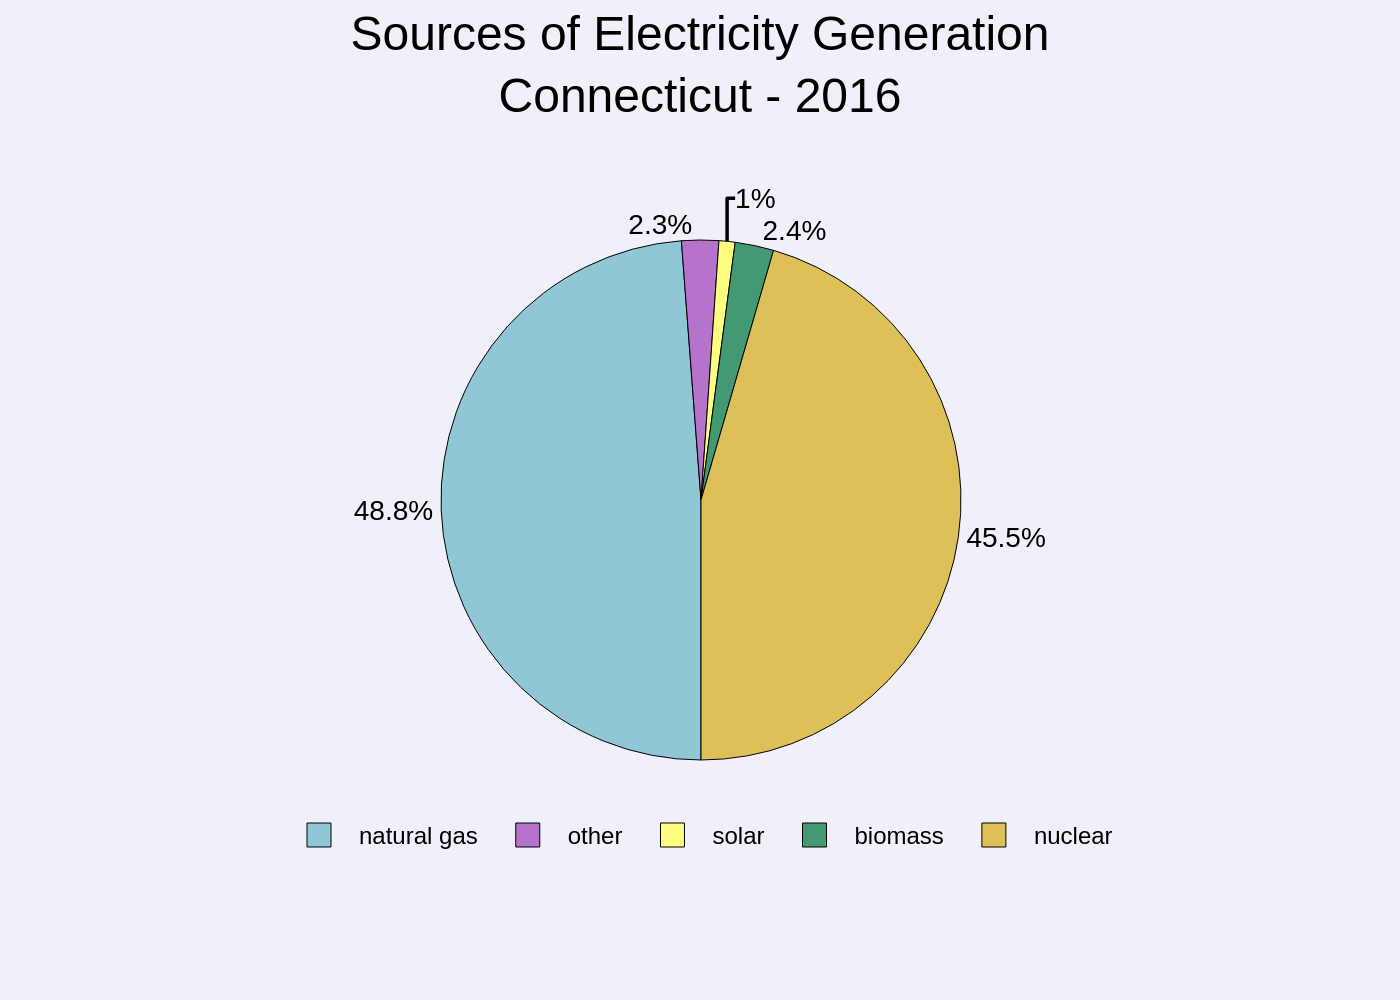

The Python source for this figure:
import sys
import json
import plotly.graph_objects as go
import os

# Check for command-line argument
if len(sys.argv) != 2:
    print("Usage: python generate_chart.py <path_to_json_file>")
    sys.exit(1)

# Get JSON file path from command-line argument
json_file_path = sys.argv[1]

# Read data from the specified JSON file
try:
    with open(json_file_path, 'r', encoding='utf-8') as f:
        chart_data = json.load(f)
except FileNotFoundError:
    print(f"Error: JSON file not found at '{json_file_path}'")
    sys.exit(1)
except json.JSONDecodeError:
    print(f"Error: Could not decode JSON from '{json_file_path}'")
    sys.exit(1)

# Extract data for the chart
data = chart_data.get('chart_data', [])
texts = chart_data.get('texts', {})
colors = chart_data.get('colors', [])
background_color = chart_data.get('background_color', '#FFFFFF')

labels = [item['label'] for item in data]
values = [item['value'] for item in data]

# Create the pie chart figure
fig = go.Figure()

fig.add_trace(go.Pie(
    labels=labels,
    values=values,
    marker=dict(colors=colors, line=dict(color='#000000', width=0.5)),
    hole=0,
    sort=False,
    direction='clockwise',
    rotation=180,
    textinfo='percent',
    textposition='outside',
    textfont=dict(size=14, family="Arial", color='black'),
    hoverinfo='label+percent'
))

# Update layout
fig.update_layout(
    title=dict(
        text=texts.get('title'),
        x=0.5,
        xanchor='center',
        y=0.95,
        yanchor='top',
        font=dict(family="Arial", size=24, color='black')
    ),
    legend=dict(
        orientation="h",
        yanchor="bottom",
        y=-0.2,
        xanchor="center",
        x=0.5,
        font=dict(family="Arial", size=12)
    ),
    font=dict(family="Arial", size=12, color='black'),
    paper_bgcolor=background_color,
    plot_bgcolor=background_color,
    margin=dict(l=40, r=40, t=120, b=120)
)

# Determine output filename from JSON path
base_filename = os.path.splitext(os.path.basename(json_file_path))[0]
output_image_path = f"{base_filename}.png"

# Save the figure as a PNG image
try:
    fig.write_image(output_image_path, scale=2)
    print(f"Chart saved to {output_image_path}")
except Exception as e:
    print(f"Error saving image: {e}")
    sys.exit(1)
